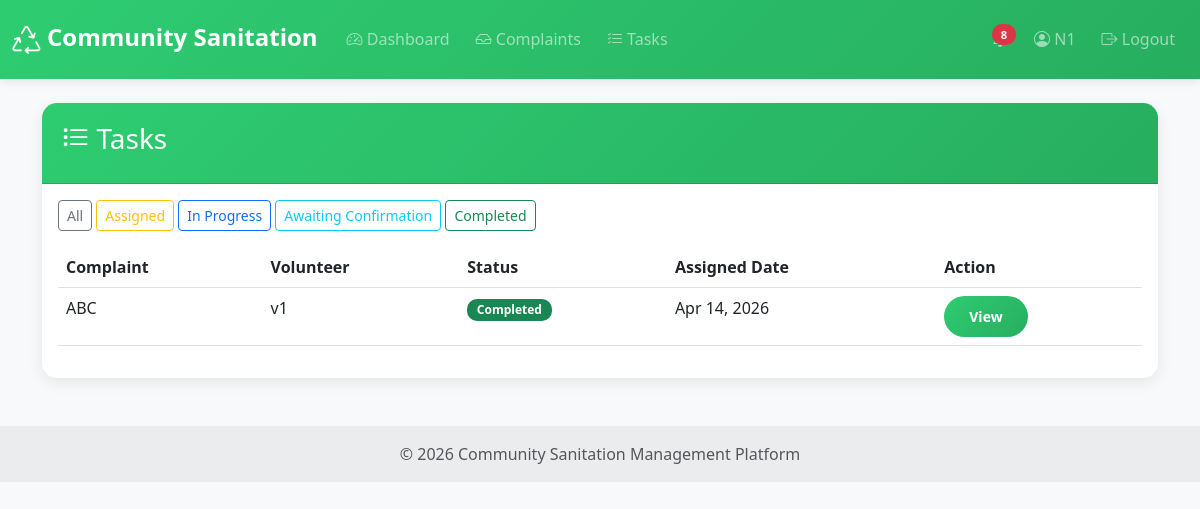
The app's page /tasks/ (signed in) with its own data.
### users/models.py (models this page shows, shortened)
class CustomUser(AbstractUser):
    ROLE_CHOICES = [
        ('VOLUNTEER', 'Volunteer'),
        ('NGO', 'NGO'),
        ('ADMIN', 'Admin'),
    ]
    role = models.CharField(max_length=10, choices=ROLE_CHOICES, default='VOLUNTEER')
    email = models.EmailField(unique=True)
    is_active = models.BooleanField(default=True)
    created_at = models.DateTimeField(auto_now_add=True)
    class Meta:
        verbose_name = 'User'
        verbose_name_plural = 'Users'
    def is_volunteer(self):
        return self.role == 'VOLUNTEER'
    def is_ngo(self):
        return self.role == 'NGO'

### tasks/models.py (models this page shows, shortened)
class Task(models.Model):
    STATUS_CHOICES = [
        ('TASK_ASSIGNED', 'Task Assigned'),
        ('IN_PROGRESS', 'In Progress'),
        ('AWAITING_CONFIRMATION', 'Awaiting NGO Confirmation'),
        ('COMPLETED', 'Completed'),
        ('DECLINED', 'Declined'),
    ]
    complaint = models.OneToOneField(Complaint, on_delete=models.CASCADE, related_name='task')
    assigned_volunteer = models.ForeignKey(settings.AUTH_USER_MODEL, on_delete=models.CASCADE, related_name='assigned_tasks')
    assigned_by = models.ForeignKey(settings.AUTH_USER_MODEL, on_delete=models.CASCADE, related_name='assigned_tasks_by')
    status = models.CharField(max_length=25, choices=STATUS_CHOICES, default='TASK_ASSIGNED')
    assigned_at = models.DateTimeField(auto_now_add=True)
    accepted_at = models.DateTimeField(null=True, blank=True)
    completed_at = models.DateTimeField(null=True, blank=True)
    updated_at = models.DateTimeField(auto_now=True)
    class Meta:
        ordering = ['-assigned_at']

### complaints/models.py (models this page shows, shortened)
class Complaint(models.Model):
    STATUS_CHOICES = [
        ('PENDING', 'Pending'),
        ('ACCEPTED', 'Accepted'),
        ('REJECTED', 'Rejected'),
        ('TASK_ASSIGNED', 'Task Assigned'),
        ('IN_PROGRESS', 'In Progress'),
        ('COMPLETED', 'Completed'),
    ]
    CATEGORY_CHOICES = [
        ('WASTE_MANAGEMENT', 'Waste Management'),
        ('DRAINAGE', 'Drainage Issue'),
        ('PUBLIC_TOILET', 'Public Toilet'),
        ('STREET_CLEANING', 'Street Cleaning'),
        ('WATER_SUPPLY', 'Water Supply'),
        ('OTHER', 'Other'),
    ]
    title = models.CharField(max_length=200)
    description = models.TextField()
    location = models.CharField(max_length=300)
    category = models.CharField(max_length=20, choices=CATEGORY_CHOICES, default='OTHER')
    image = models.ImageField(upload_to='complaints/', blank=True, null=True)
    submitted_by = models.ForeignKey(settings.AUTH_USER_MODEL, on_delete=models.CASCADE, related_name='complaints')
    linked_ngo = models.ForeignKey(NGOProfile, on_delete=models.CASCADE, related_name='complaints', null=True, blank=True)
    assigned_ngo = models.ForeignKey(NGOProfile, on_delete=models.SET_NULL, null=True, blank=True, related_name='assigned_complaints', help_text='NGO handling this complaint')
    volunteers_helping = models.ManyToManyField(settings.AUTH_USER_MODEL, blank=True, related_name='helping_complaints', help_text='Volunteers helping with this complaint')
    is_assigned = models.BooleanField(default=False, help_text='Whether complaint has been assigned to volunteers')
    status = models.CharField(max_length=15, choices=STATUS_CHOICES, default='PENDING')
    created_at = models.DateTimeField(auto_now_add=True)
    updated_at = models.DateTimeField(auto_now=True)
    class Meta:
        ordering = ['-created_at']

### tasks/views.py (the view)
# urls.py: path('', views.task_list, name='task_list'),
@login_required
def task_list(request):
    if request.user.is_volunteer():
        tasks = Task.objects.filter(assigned_volunteer=request.user)
    elif request.user.is_ngo():
        tasks = Task.objects.filter(
            models.Q(assigned_by=request.user) |
            models.Q(complaint__linked_ngo__user=request.user) |
            models.Q(complaint__assigned_ngo__user=request.user)
        ).distinct()
    elif request.user.is_admin_user():
        tasks = Task.objects.all()
    else:
        tasks = Task.objects.none()
    status_filter = request.GET.get('status')
    if status_filter:
        tasks = tasks.filter(status=status_filter)
    tasks = tasks.select_related('complaint', 'assigned_volunteer').order_by('-assigned_at')
    return render(request, 'tasks/task_list.html', {
        'tasks': tasks,
        'status_filter': status_filter
    })

### templates/tasks/task_list.html (shortened to what this page needs)
{% extends 'base.html' %}
{% block content %}
<div class="row">
    <div class="col-12">
        <div class="card">
            <div class="card-header">
                <h3><i class="bi bi-list-task"></i> Tasks</h3>
            </div>
            <div class="card-body">
                <div class="mb-3">
                    <a href="{% url 'tasks:task_list' %}" class="btn btn-sm btn-outline-secondary">All</a>
                    <a href="?status=TASK_ASSIGNED" class="btn btn-sm btn-outline-warning">Assigned</a>
                    <a href="?status=IN_PROGRESS" class="btn btn-sm btn-outline-primary">In Progress</a>
                    <a href="?status=AWAITING_CONFIRMATION" class="btn btn-sm btn-outline-info">Awaiting Confirmation</a>
                    <a href="?status=COMPLETED" class="btn btn-sm btn-outline-success">Completed</a>
                </div>
                {% if tasks %}
                <div class="table-responsive">
                    <table class="table table-hover">
                        <thead>
                            <tr>
                                <th>Complaint</th>
                                {% if user.is_ngo %}
                                <th>Volunteer</th>
                                {% endif %}
                                <th>Status</th>
                                <th>Assigned Date</th>
                                <th>Action</th>
                            </tr>
                        </thead>
                        <tbody>
                            {% for task in tasks %}
                            <tr>
                                <td>{{ task.complaint.title }}</td>
                                {% if user.is_ngo %}
                                <td>{{ task.assigned_volunteer.username }}</td>
                                {% endif %}
                                <td>
                                    {% if task.status == 'COMPLETED' %}
                                    <span class="badge bg-success">{{ task.get_status_display }}</span>
                                    {% elif task.status == 'IN_PROGRESS' %}
                                    <span class="badge bg-info">{{ task.get_status_display }}</span>
                                    {% elif task.status == 'AWAITING_CONFIRMATION' %}
                                    <span class="badge bg-warning">{{ task.get_status_display }}</span>
                                    {% else %}
                                    <span class="badge bg-secondary">{{ task.get_status_display }}</span>
                                    {% endif %}
                                </td>
                                <td>{{ task.assigned_at|date:"M d, Y" }}</td>
                                <td>
                                    <a href="{% url 'tasks:task_detail' task.id %}" class="btn btn-sm btn-primary">
                                        View
                                    </a>
                                </td>
                            </tr>
                            {% endfor %}
                        </tbody>
                    </table>
                </div>
                {% else %}
                <p class="text-muted text-center py-5">No tasks found.</p>
                {% endif %}
            </div>
        </div>
    </div>
</div>
{% endblock %}

### templates/base.html (shortened to what this page needs)
{% load static %}
<!DOCTYPE html>
<html lang="en">
<head>
    <link href="https://cdn.jsdelivr.net/npm/bootstrap@5.3.0/dist/css/bootstrap.min.css" rel="stylesheet">
    <link rel="stylesheet" href="https://cdn.jsdelivr.net/npm/bootstrap-icons@1.11.0/font/bootstrap-icons.css">
</head>
<body>
    <nav class="navbar navbar-expand-lg navbar-dark bg-primary">
        <div class="container-fluid">
            <a class="navbar-brand" href="{% if user.is_authenticated %}{% url 'users:dashboard' %}{% else %}{% url 'home' %}{% endif %}">
                <i class="bi bi-recycle"></i> Community Sanitation
            </a>
            {% if user.is_authenticated %}
            <div class="collapse navbar-collapse" id="navbarNav">
                <ul class="navbar-nav me-auto">
                    <li class="nav-item">
                        <a class="nav-link" href="{% url 'users:dashboard' %}">
                            <i class="bi bi-speedometer2"></i> Dashboard
                        </a>
                    </li>
                    {% if user.is_ngo %}
                    <li class="nav-item">
                        <a class="nav-link" href="{% url 'complaints:complaint_list' %}">
                            <i class="bi bi-inbox"></i> Complaints
                        </a>
                    </li>
                    <li class="nav-item">
                        <a class="nav-link" href="{% url 'tasks:task_list' %}">
                            <i class="bi bi-list-check"></i> Tasks
                        </a>
                    </li>
                    {% endif %}
                </ul>
                <ul class="navbar-nav">
                    <li class="nav-item position-relative">
                        <a class="nav-link" href="{% url 'notifications:notification_list' %}">
                            <span class="badge bg-danger notification-badge" id="notification-count"></span>
                        </a>
                    </li>
                    <li class="nav-item">
                        <a class="nav-link" href="{% url 'users:profile' %}">
                            <i class="bi bi-person-circle"></i> {{ user.username }}
                        </a>
                    </li>
                    <li class="nav-item">
                        <a class="nav-link" href="{% url 'users:logout' %}">
                            <i class="bi bi-box-arrow-right"></i> Logout
                        </a>
                    </li>
                </ul>
            </div>
            {% endif %}
        </div>
    </nav>
    <main class="container my-4">
        {% block content %}{% endblock %}
    </main>
    <footer class="bg-light text-center text-lg-start mt-5">
        <div class="text-center p-3" style="background-color: rgba(0, 0, 0, 0.05);">
            <p class="text-muted mb-0">
                © 2026 Community Sanitation Management Platform
            </p>
        </div>
    </footer>
</body>
</html>

### templates/base.html (style rules this page uses)
:root { --primary-color: #2ecc71; --secondary-color: #27ae60; --dark-color: #2c3e50; }
body { font-family: 'Segoe UI', Tahoma, Geneva, Verdana, sans-serif; background: #f8f9fa; }
.navbar { background: linear-gradient(135deg, var(--primary-color), var(--secondary-color)) !important; box-shadow: 0 2px 10px rgba(0,0,0,0.1); padding: 0.8rem 0; }
.navbar-brand { font-weight: 800; font-size: 1.5rem; transition: all 0.3s; }
.navbar-brand i { font-size: 1.8rem; vertical-align: middle; }
.nav-link { font-weight: 500; transition: all 0.3s; margin: 0 5px; border-radius: 5px; }
.notification-badge { position: absolute; top: 5px; right: 5px; font-size: 0.7rem; display: none; }
.card { border: none; border-radius: 15px; box-shadow: 0 5px 15px rgba(0,0,0,0.08); transition: all 0.3s; }
.card-header { background: linear-gradient(135deg, var(--primary-color), var(--secondary-color)); color: white; border-radius: 15px 15px 0 0 !important; padding: 1.2rem; font-weight: 700; }
.btn-primary { background: linear-gradient(135deg, var(--primary-color), var(--secondary-color)); border: none; border-radius: 25px; padding: 10px 25px; font-weight: 600; transition: all 0.3s; }
.badge { border-radius: 10px; padding: 0.4em 0.8em; font-weight: 600; }
footer { margin-top: 80px; background: var(--dark-color); color: white; }
footer p { margin: 0; }

### records on screen
CustomUser: username "N1"
Task: complaint "ABC", assigned_volunteer.username "v1", status "Completed", assigned_at "Apr 14, 2026"
